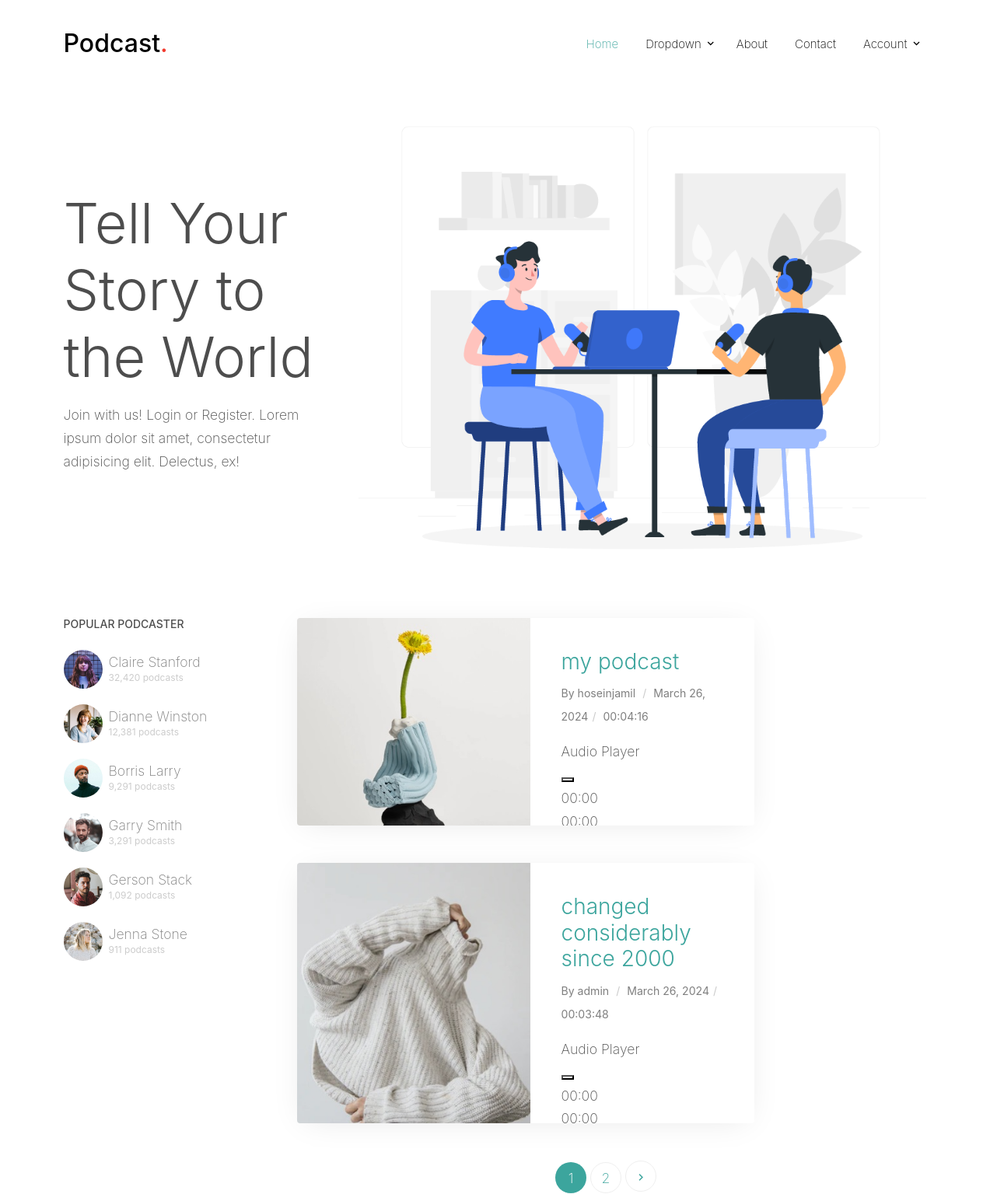
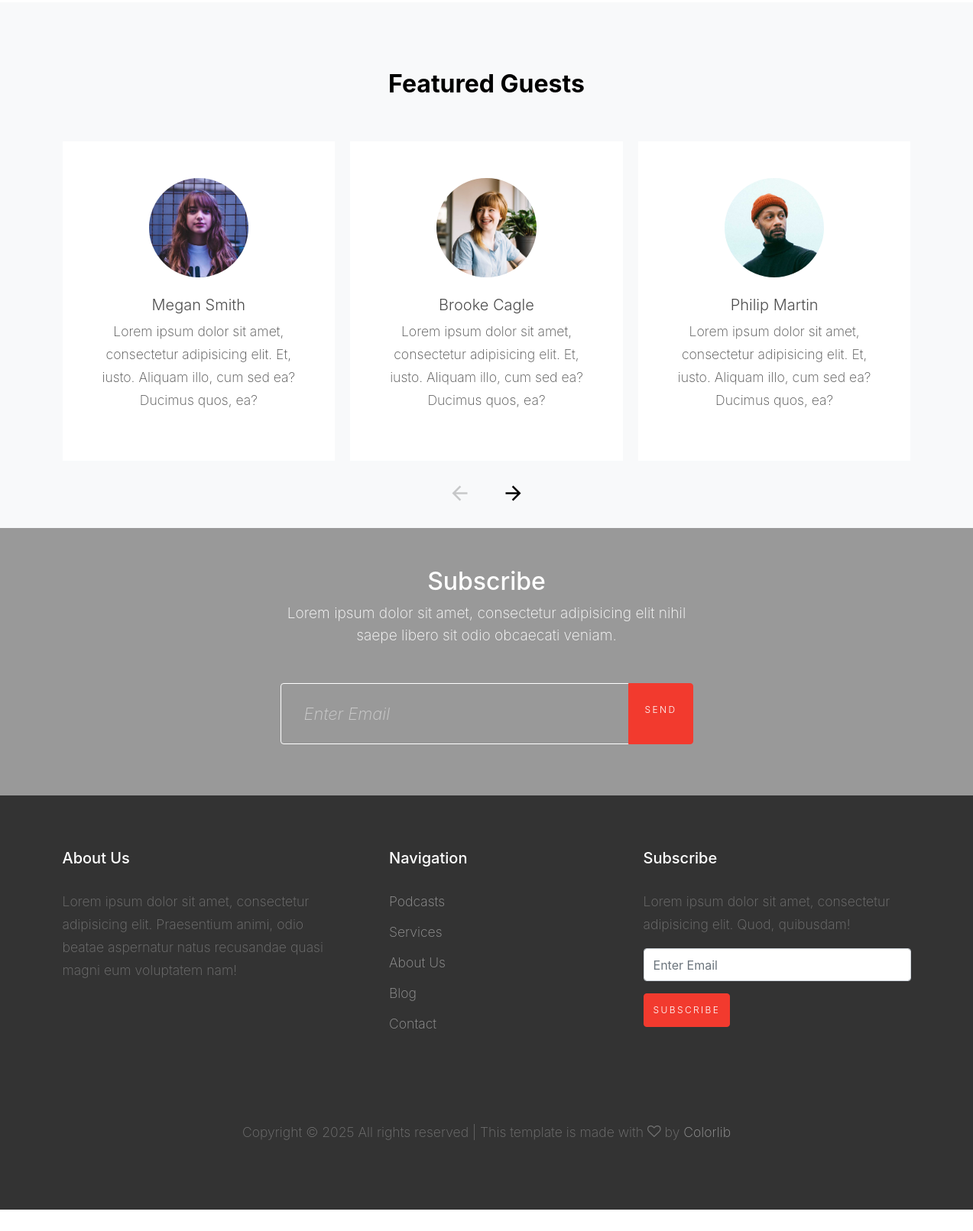
The page / on the database its author committed (2 pictures, top to bottom).
### podcast_detail/models.py (models this page shows, shortened)
class Podcast(models.Model):
    title = models.CharField(max_length=100)
    body = models.CharField(max_length=300, null=True, blank=True)
    image = models.ImageField(upload_to='media', default='img_5.jpg', null=True, blank=True)
    created_at = models.DateTimeField(auto_now_add=True)
    mp3_file = models.FileField(upload_to='podcasts/')
    duration = models.DurationField(blank=True, null=True)
    author = models.ForeignKey(User, on_delete=models.CASCADE, blank=True, null=True)
    date=models.DateTimeField(auto_now_add=True)
    def formatted_duration(self):
        total_seconds = self.duration.total_seconds()
        hours = int(total_seconds // 3600)
        minutes = int((total_seconds % 3600) // 60)
        seconds = int(total_seconds % 60)
        return f"{hours:02d}:{minutes:02d}:{seconds:02d}"

### home/views.py (the view)
# urls.py: 2. Add a URL to urlpatterns:  path('', views.home, name='home')
def home(request):
    podcast_list = Podcast.objects.all().order_by('-created_at')
    paginator = Paginator(podcast_list, 2)  # Show 3 podcast items per page
    page_number = request.GET.get('page')
    page_obj = paginator.get_page(page_number)
    return render(request, "home/index.html", {'page_obj': page_obj})

### home/templates/home/index.html (shortened to what this page needs)
{% extends "base.html" %}
{% load static %}
{% block content %}
    <div class="container pt-5 hero">
        <div class="row align-items-center text-center text-md-left">
            <div class="col-lg-4">
                <h1 class="mb-3 display-3">Tell Your Story to the World</h1>
                <p>Join with us! Login or Register. Lorem ipsum dolor sit amet, consectetur adipisicing elit. Delectus,
                    ex!</p>
            </div>
            <div class="col-lg-8">
                <img src="{% static "images/1x/asset-1.png" %}" alt="Image" class="img-fluid">
            </div>
        </div>
    </div>
    <div class="site-section">
        <div class="container">
            <div class="row">
                <div class="col-lg-3">
                    <div class="featured-user  mb-5 mb-lg-0">
                        <h3 class="mb-4">Popular Podcaster</h3>
                        <ul class="list-unstyled">
                            <li>
                                <a href="#" class="d-flex align-items-center">
                                    <img src="{% static "images/person_1.jpg" %}" alt="Image" class="img-fluid mr-2">
                                    <div class="podcaster">
                                        <span class="d-block">Claire Stanford</span>
                                        <span class="small">32,420 podcasts</span>
                                    </div>
                                </a>
                            </li>
                            <li>
                                <a href="#" class="d-flex align-items-center">
                                    <img src="{% static "images/person_2.jpg" %}" alt="Image" class="img-fluid mr-2">
                                    <div class="podcaster">
                                        <span class="d-block">Dianne Winston</span>
                                        <span class="small">12,381 podcasts</span>
                                    </div>
                                </a>
                            </li>
                            <li>
                                <a href="#" class="d-flex align-items-center">
                                    <img src="{% static "images/person_3.jpg" %}" alt="Image" class="img-fluid mr-2">
                                    <div class="podcaster">
                                        <span class="d-block">Borris Larry</span>
                                        <span class="small">9,291 podcasts</span>
                                    </div>
                                </a>
                            </li>
                            <li>
                                <a href="#" class="d-flex align-items-center">
                                    <img src="{% static "images/person_4.jpg" %}" alt="Image" class="img-fluid mr-2">
                                    <div class="podcaster">
                                        <span class="d-block">Garry Smith</span>
                                        <span class="small">3,291 podcasts</span>
                                    </div>
                                </a>
                            </li>
                            <li>
                                <a href="#" class="d-flex align-items-center">
                                    <img src="{% static "images/person_5.jpg" %}" alt="Image" class="img-fluid mr-2">
                                    <div class="podcaster">
                                        <span class="d-block">Gerson Stack</span>
                                        <span class="small">1,092 podcasts</span>
                                    </div>
                                </a>
                            </li>
                            <li>
                                <a href="#" class="d-flex align-items-center">
                                    <img src="{% static "images/person_6.jpg" %}" alt="Image" class="img-fluid mr-2">
                                    <div class="podcaster">
                                        <span class="d-block">Jenna Stone</span>
                                        <span class="small">911 podcasts</span>
                                    </div>
                                </a>
                            </li>
                        </ul>
                    </div>
                </div>
                <div class="col-lg-9">
                    {% for podcast in page_obj %}
                        <div class="col-lg-9">
                            <div class="d-block d-md-flex podcast-entry bg-white mb-5" data-aos="fade-up">
                                <div class="image" style="background-image: url({{ podcast.image.url }});"></div>
                                <div class="text">
                                    <h3 class="font-weight-light"><a
                                            href="{% url "podcast_detail" podcast.title %}">{{ podcast.title }}</a>
                                    </h3>
                                    <div class="text-white mb-3">
                                    <span class="text-black-opacity-05"><small>By {{ podcast.author }} <span
                                            class="sep">/</span> {{ podcast.created_at |date:"F j, Y" }}<span
                                            class="sep">/</span> {{ podcast.formatted_duration }}</small></span>
                                    </div>
                                    <div class="player">
                                    </div>
                                </div>
                            </div>
                        </div>
                    {% endfor %}
                    <div class="container" data-aos="fade-up">
                        <div class="row">
                            <div class="col-md-12 text-center">
                                <div class="site-block-27">
                                    {% if page_obj.has_other_pages %}
                                        <ul>
                                            <li class="active"><span>{{ page_obj.number }}</span></li>
                                            {% if page_obj.has_next %}
                                                <li>
                                                    <a href="?page={{ page_obj.next_page_number }}">{{ page_obj.next_page_number }}</a>
                                                </li>
                                                <li><a href="?page={{ page_obj.paginator.num_pages }}"
                                                       class="icon-keyboard_arrow_right"></a></li>
                                            {% endif %}
                                        </ul>
                                    {% endif %}
                                </div>
                            </div>
                        </div>
                    </div>
                </div>
            </div>
        </div>
        <div class="site-section bg-light block-13">
            <div class="container">
                <div class="row mb-5">
                    <div class="col-md-12 text-center">
                        <h2 class="font-weight-bold text-black">Featured Guests</h2>
                    </div>
                </div>
                <div class="nonloop-block-13 owl-carousel">
                    <div class="text-center p-3 p-md-5 bg-white">
                        <div class="mb-4">
                            <img src="{% static "images/person_1.jpg" %}" alt="Image"
                                 class="w-50 mx-auto img-fluid rounded-circle">
                        </div>
                        <div class="">
                            <h3 class="font-weight-light h5">Megan Smith</h3>
                            <p>Lorem ipsum dolor sit amet, consectetur adipisicing elit. Et, iusto. Aliquam illo, cum
                                sed ea? Ducimus quos, ea?</p>
                        </div>
                    </div>
                    <div class="text-center p-3 p-md-5 bg-white">
                        <div class="mb-4">
                            <img src="{% static "images/person_2.jpg" %}" alt="Image"
                                 class="w-50 mx-auto img-fluid rounded-circle">
                        </div>
                        <div class="">
                            <h3 class="font-weight-light h5">Brooke Cagle</h3>
                            <p>Lorem ipsum dolor sit amet, consectetur adipisicing elit. Et, iusto. Aliquam illo, cum
                                sed ea? Ducimus quos, ea?</p>
                        </div>
                    </div>
                    <div class="text-center p-3 p-md-5 bg-white">
                        <div class="mb-4">
                            <img src="{% static "images/person_3.jpg" %}" alt="Image"
                                 class="w-50 mx-auto img-fluid rounded-circle">
                        </div>
                        <div class="">
                            <h3 class="font-weight-light h5">Philip Martin</h3>
                            <p>Lorem ipsum dolor sit amet, consectetur adipisicing elit. Et, iusto. Aliquam illo, cum
                                sed ea? Ducimus quos, ea?</p>
                        </div>
                    </div>
                </div>
            </div>
        </div>
        <div class="site-blocks-cover overlay inner-page-cover"
             style="background-image: url({% static 'images/hero_bg_1.jpg' %});"
             data-aos="fade" data-stellar-background-ratio="0.5">
            <div class="container">
                <div class="row align-items-center justify-content-center text-center">
                    <div class="col-md-6" data-aos="fade-up" data-aos-delay="400">
                        <h2>Subscribe</h2>
                        <p class="mb-5">Lorem ipsum dolor sit amet, consectetur adipisicing elit nihil saepe libero sit
                            odio obcaecati veniam.</p>
                        <form action="#" method="post" class="site-block-subscribe">
                            <div class="input-group mb-3">
                                <input type="text" class="form-control border-secondary text-white bg-transparent"
                                       placeholder="Enter Email" aria-label="Enter Email"
                                       aria-describedby="button-addon2">
                                <div class="input-group-append">
                                    <button class="btn btn-primary" type="button" id="button-addon2">Send</button>
                                </div>
                            </div>
                        </form>
                    </div>
                </div>
            </div>
        </div>
{% endblock %}

### rows shown on the page
Podcast: image (picture), title "my podcast", author "hoseinjamil", created_at "March 26, 2024", formatted_duration "00:04:16"
Podcast: image (picture), title "changed considerably since 2000", author "admin", created_at "March 26, 2024", formatted_duration "00:03:48"

### other values the page prints
{{ page_obj.number }} "1"
{{ page_obj.next_page_number }} "2"
